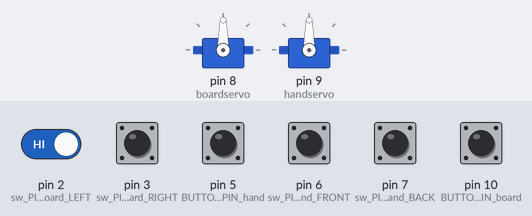
This sketch was run on a simulated Arduino Uno, built with avr-gcc and run on an emulated ATmega328P. Shown: 2 × servo. The test bench sets the inputs (shaded band); at power-on: pin 2 (sw_PIN_board_LEFT), pin 3 (sw_PIN_board_RIGHT), pin 5 (BUTTON_PIN_hand), pin 6 (sw_PIN_hand_FRONT), pin 7 (sw_PIN_hand_BACK), pin 10 (BUTTON_PIN_board) HIGH. What the sketch prints to the serial monitor is not drawn.

Above: at 1.2 s.
1.3 s: pin 10 (BUTTON_PIN_board) pulled LOW for 0.15 s
At 1.37 s:
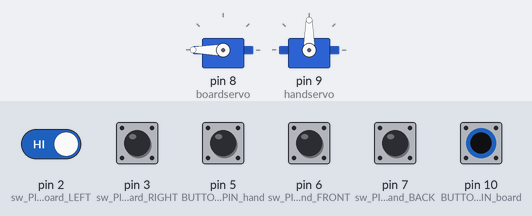
2.9 s: pin 5 (BUTTON_PIN_hand) pulled LOW for 0.15 s
At 2.97 s:
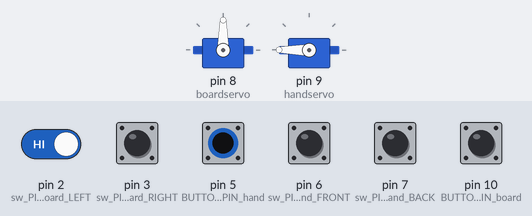
4.5 s: pin 2 (sw_PIN_board_LEFT) driven LOW and pin 10 (BUTTON_PIN_board) driven LOW
At 5.6 s:
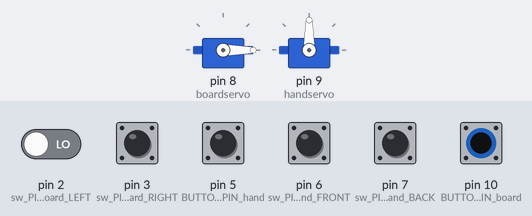
6.0 s: pin 5 (BUTTON_PIN_hand) pulled LOW for 1 s
At 6.8 s:
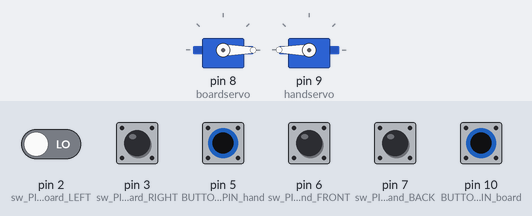
8.5 s: pin 10 (BUTTON_PIN_board) driven HIGH
At 9.7 s:
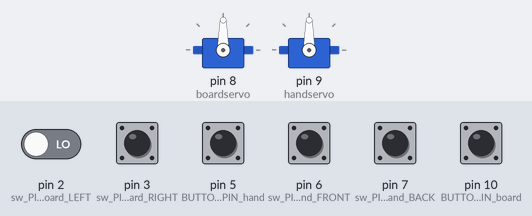
10.0 s: pin 10 (BUTTON_PIN_board) driven LOW
At 11.1 s:
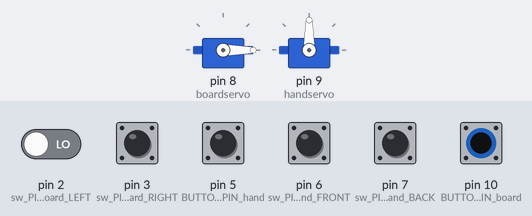
Timing chart, 0 to 12.5 s (numbered marks = the images above; inputs shaded):
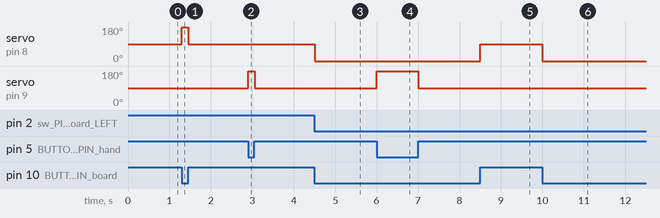

The sketch:

main.ino
```cpp
#define BUTTON_PIN_board 10         //籃框按鈕
#define sw_PIN_board_LEFT 2         //籃框左側微動
#define sw_PIN_board_RIGHT 3        //籃框右側微動


#define BUTTON_PIN_hand 5           //手臂按鈕
#define sw_PIN_hand_FRONT 6         //手臂前側微動
#define sw_PIN_hand_BACK 7          //手臂後側微動
//#define BUTTON_PIN_ascent 11        //上升按鈕

int test;
// i = orad  j = hand  l = ascent
#include<Servo.h>
Servo boardservo;                   //籃框馬達
Servo handservo;
//Servo ascentservo;
void setup() {
  Serial.begin(9600);
  pinMode(BUTTON_PIN_board,INPUT_PULLUP);
  pinMode(sw_PIN_board_LEFT,INPUT_PULLUP);
  pinMode(sw_PIN_board_RIGHT,INPUT_PULLUP);
  pinMode(BUTTON_PIN_hand,INPUT_PULLUP);
  pinMode(sw_PIN_hand_FRONT,INPUT_PULLUP);
  pinMode(sw_PIN_hand_BACK,INPUT_PULLUP);

  //pinMode(BUTTON_PIN_ascent,INPUT_PULLUP);
  boardservo.attach(8);
  handservo.attach(9);
  //ascentservo.attach(10);
}
int present[2] = {HIGH, HIGH};
int i = 0,j = 0,pos1 = 90,pos2 = 90 ,in = 0, in1 = 0 ;


int previous[2] = {HIGH, HIGH};

void loop(){


  present[0] = digitalRead(BUTTON_PIN_board);
  present[1] = digitalRead(BUTTON_PIN_hand);

  /*while (true){
  for (int p=0;p<=2;p++){
    Serial.println(p+1);
    Serial.println(present[p]);
    delay(3000);
  }
  }*/
  /*if(present[0] == LOW and previous[0] == HIGH){  //籃框
    Serial.println(i);
    if(i == 0)*/

  if(present[0] == LOW and previous[0] == HIGH){
    i = 1;
    in = 1;
  }
  if(present[0] == HIGH and previous[0] == LOW){
    i = 0;
    in = 0;
  }
  if(i == 1)//按鈕按下(開始) 馬達正轉
    pos1 = 180;
  if(i == 0){ //按鈕離開停止
    pos1 = 90;

  }
  if(digitalRead(sw_PIN_board_RIGHT) == LOW and in == 1){      //碰到右側微動 馬達反轉
    //Serial.println(3);
    pos1 = 180;


    }
  if(digitalRead(sw_PIN_board_LEFT) == LOW and in ==1){       //碰到左側微動 馬達正轉
    //Serial.println(4);
    pos1 = 0;
    i = 2;

    }


  //if(present[1] == LOW and previous[1] == HIGH){//手臂程式
  if(present[1] == LOW and previous[1] == HIGH){
    j = 1;
    in1 = 1;
  }
  if(present[1] == HIGH and previous[1] == LOW){
    j = 0;
    in1 = 0;
  }


  if(j == 1) //按鈕按下開始
    pos2 = 180;
  if(j == 0) //按鈕按下停止
    pos2 = 90;
  if(digitalRead(sw_PIN_hand_FRONT)== LOW and in1 == 1){  //碰到前微動 馬達反轉
    //Serial.println(2);
    pos2 = 0;
    j = 2;
  }
  if(digitalRead(sw_PIN_hand_BACK)== LOW and in1 == 1){ //碰到後微動 馬達正轉
    //Serial.println(3);
    pos2 = 180;

  }
  /*if(present[2] == LOW and previous[2] == HIGH){
    if(l == 0)
      l = 1;
    else
      l = 0;
  }
  if(l == LOW)
    ascentservo.write(180);
  if(l == HIGH)
    ascentservo.write(90);*/
  boardservo.write(pos1);
  handservo.write(pos2);
  previous[0] = present[0];
  previous[1] = present[1];

  Serial.println(in);
  //Serial.println(present[0]);
  //Serial.println(previous[0]);
  }
```

Measured:
- after the input at 1.3 s, servo on pin 8 (boardservo): 90° → 180° at once, → 90° 0.15 s later
- after the input at 2.9 s, servo on pin 9 (handservo): 90° → 180° at once, → 90° 0.15 s later
- after the input at 4.5 s, servo on pin 8 (boardservo): 90° → 0° at once
- after the input at 6.0 s, servo on pin 9 (handservo): 90° → 180° at once, → 90° 1.0 s later
- after the input at 8.5 s, servo on pin 8 (boardservo): 0° → 90° at once
- after the input at 10.0 s, servo on pin 8 (boardservo): 90° → 0° at once
